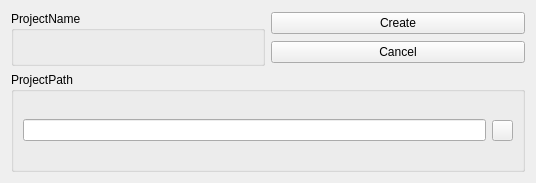
<?xml version="1.0" encoding="UTF-8"?>
<ui version="4.0">
 <class>NewProject</class>
 <widget class="QWidget" name="NewProject">
  <property name="geometry">
   <rect>
    <x>0</x>
    <y>0</y>
    <width>536</width>
    <height>183</height>
   </rect>
  </property>
  <property name="windowTitle">
   <string>New Project</string>
  </property>
  <layout class="QVBoxLayout" name="verticalLayout_2">
   <item>
    <layout class="QHBoxLayout" name="horizontalLayout_3">
     <item>
      <widget class="QGroupBox" name="groupBox_2">
       <property name="title">
        <string>ProjectName</string>
       </property>
       <layout class="QHBoxLayout" name="horizontalLayout">
        <item>
         <widget class="QLabel" name="projectName_label">
          <property name="text">
           <string/>
          </property>
         </widget>
        </item>
       </layout>
      </widget>
     </item>
     <item>
      <layout class="QVBoxLayout" name="verticalLayout">
       <item>
        <widget class="QPushButton" name="create_pushButton">
         <property name="text">
          <string>Create</string>
         </property>
        </widget>
       </item>
       <item>
        <widget class="QPushButton" name="cancel_pushButton">
         <property name="text">
          <string>Cancel</string>
         </property>
        </widget>
       </item>
      </layout>
     </item>
    </layout>
   </item>
   <item>
    <widget class="QGroupBox" name="groupBox">
     <property name="title">
      <string>ProjectPath</string>
     </property>
     <layout class="QHBoxLayout" name="horizontalLayout_2">
      <item>
       <widget class="QLineEdit" name="projectPath_lineEdit"/>
      </item>
      <item>
       <widget class="QPushButton" name="select_pushButton">
        <property name="minimumSize">
         <size>
          <width>20</width>
          <height>20</height>
         </size>
        </property>
        <property name="maximumSize">
         <size>
          <width>21</width>
          <height>21</height>
         </size>
        </property>
        <property name="text">
         <string/>
        </property>
        <property name="icon">
         <iconset resource="../icons/icons.qrc">
          <normaloff>:/pic/select.png</normaloff>:/pic/select.png</iconset>
        </property>
       </widget>
      </item>
     </layout>
    </widget>
   </item>
  </layout>
 </widget>
 <resources>
  <include location="../icons/icons.qrc"/>
 </resources>
 <connections/>
</ui>
